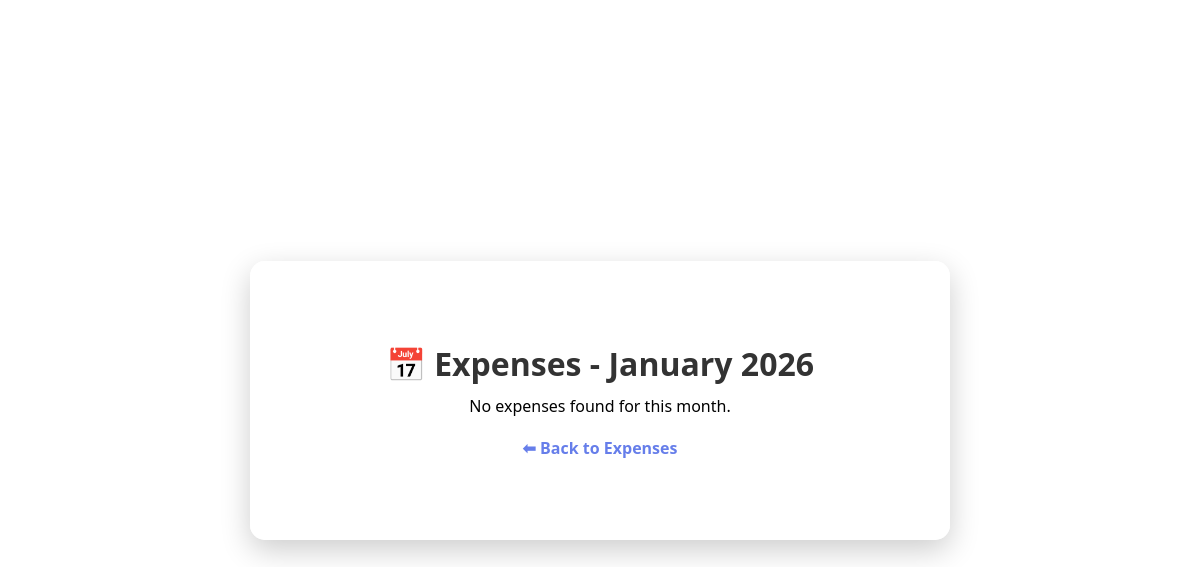
The page /past-month (signed in) on the database as committed earlier.
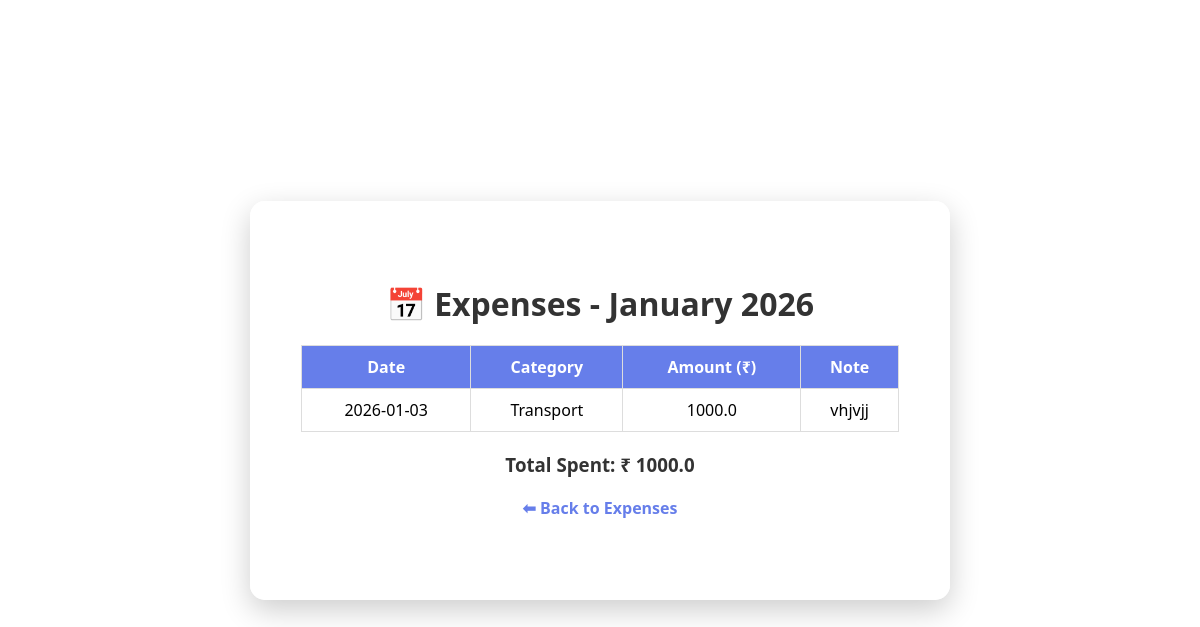
The same page on the database as committed later.
### tables this page shows
CREATE TABLE expenses (
            id INTEGER PRIMARY KEY AUTOINCREMENT,
            username TEXT NOT NULL,
            amount REAL NOT NULL,
            category TEXT NOT NULL,
            date TEXT NOT NULL,
            note TEXT
        );

### app.py (the view)
@app.route("/past-month")
def past_month_expenses():
    if "user" not in session:
        return redirect("/login")
    username = session["user"]
    today = datetime.today()
    first_day_current_month = today.replace(day=1)
    last_day_previous_month = first_day_current_month - timedelta(days=1)
    first_day_previous_month = last_day_previous_month.replace(day=1)
    start_date = first_day_previous_month.strftime("%Y-%m-%d")
    end_date = last_day_previous_month.strftime("%Y-%m-%d")
    conn = get_db_connection()
    expenses = conn.execute("""
        SELECT * FROM expenses
        WHERE username = ? AND date BETWEEN ? AND ?
        ORDER BY date DESC
    """, (username, start_date, end_date)).fetchall()
    conn.close()
    total = sum(expense["amount"] for expense in expenses)
    return render_template(
        "past_month.html",
        expenses=expenses,
        total=total,
        month=first_day_previous_month.strftime("%B %Y")
    )

### app.py (called while the page is built)
def get_db_connection():
    conn = sqlite3.connect("expenses.db")
    conn.row_factory = sqlite3.Row
    return conn

### templates/past_month.html (shortened to what this page needs)
<!DOCTYPE html>
<html>
<head>
    <link rel="stylesheet" href="{{ url_for('static', filename='style.css') }}">
</head>
<body>
<div class="container" style="width:700px;">
    <h1>📅 Expenses - {{ month }}</h1>
    {% if expenses %}
    <table class="expense-table">
        <thead>
            <tr>
                <th>Date</th>
                <th>Category</th>
                <th>Amount (₹)</th>
                <th>Note</th>
            </tr>
        </thead>
        <tbody>
        {% for expense in expenses %}
            <tr>
                <td>{{ expense.date }}</td>
                <td>{{ expense.category }}</td>
                <td>{{ expense.amount }}</td>
                <td>{{ expense.note or "-" }}</td>
            </tr>
        {% endfor %}
        </tbody>
    </table>
    <h3 class="total">Total Spent: ₹ {{ total }}</h3>
    {% else %}
        <p>No expenses found for this month.</p>
    {% endif %}
    <a href="/expenses" class="back-link">⬅ Back to Expenses</a>
</div>
</body>
</html>

Rows that differ between the two databases and show on the page:
added expenses: date "2026-01-03", category "Transport", amount "1000.0", note "vhjvjj"
Other text that changed with them:
{{ total }}: (not shown) → "1000.0"
text no longer shown: "No expenses found for this month."
text now shown: "Date Category Amount (₹) Note Total Spent: ₹"
